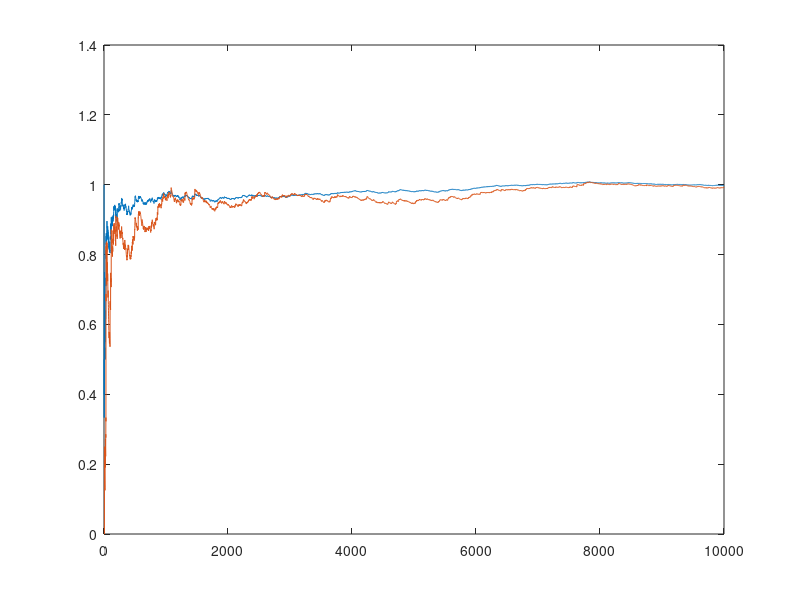

The MATLAB source for this figure:

% Q1: expected value of X is 1, and variance of X is 1

clc;

n = 10000;

no_of_cards = 50;
hits_per_iteration = zeros(1, n);
hits_per_iteration_square = zeros(1, n);
EX = zeros(1, n);
VarX = zeros(1, n);

for i = 1:n
    p = randperm(no_of_cards);
    for j = 1:no_of_cards
        if j == p(j)
            hits_per_iteration(i) = hits_per_iteration(i)+1;
        end
    end
    hits_per_iteration_square(i) = hits_per_iteration(i) ^ 2;
    
    EX(i) = sum(hits_per_iteration) / i;
    VarX(i) = sum(hits_per_iteration_square) / i - EX(i);
end

fprintf('Expectation is %.5f, variance is %.5f\n', EX(n), VarX(n));

x = 1:1:n;
plot(x, EX, x, VarX);